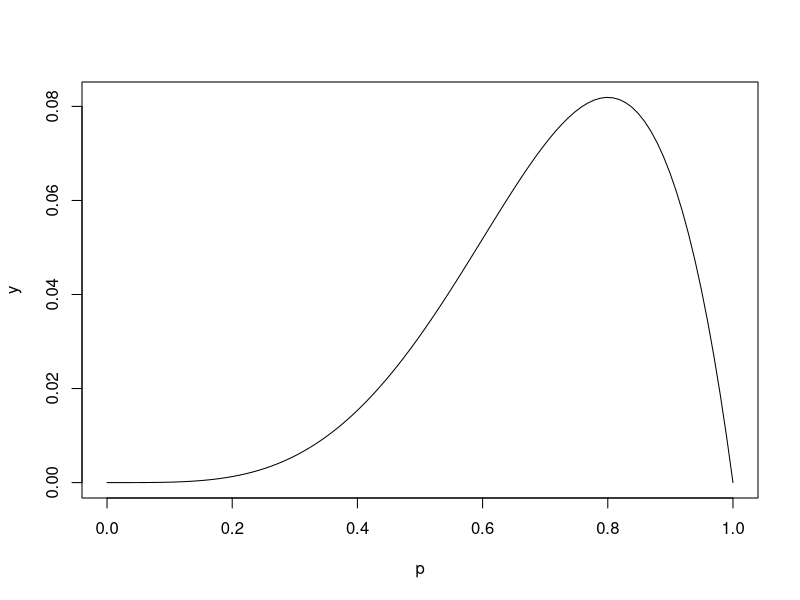
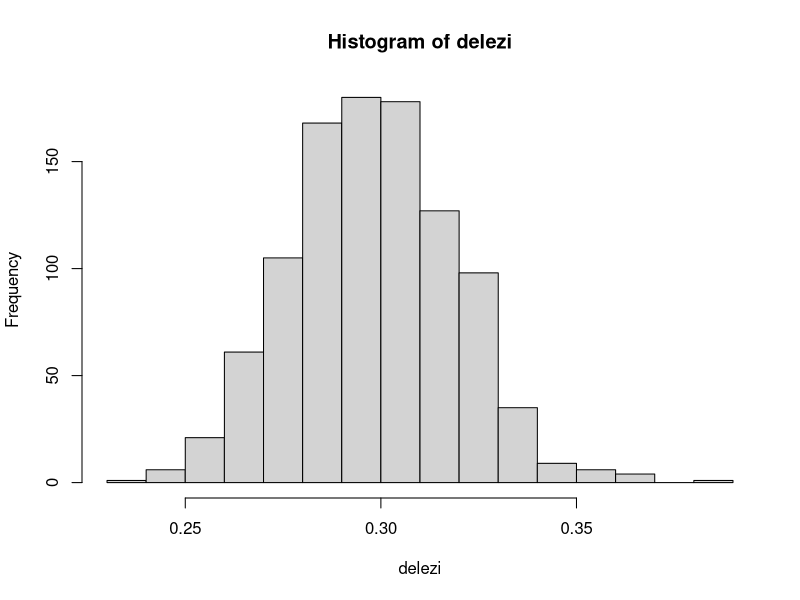
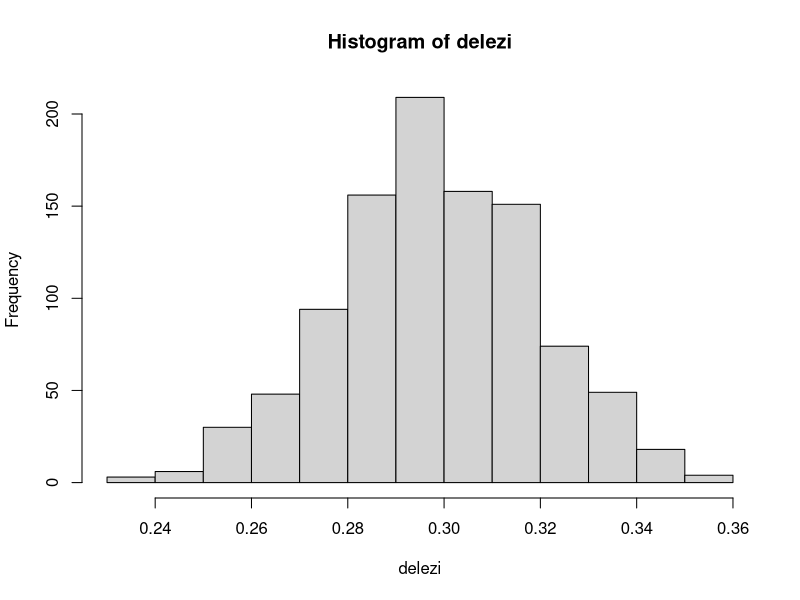
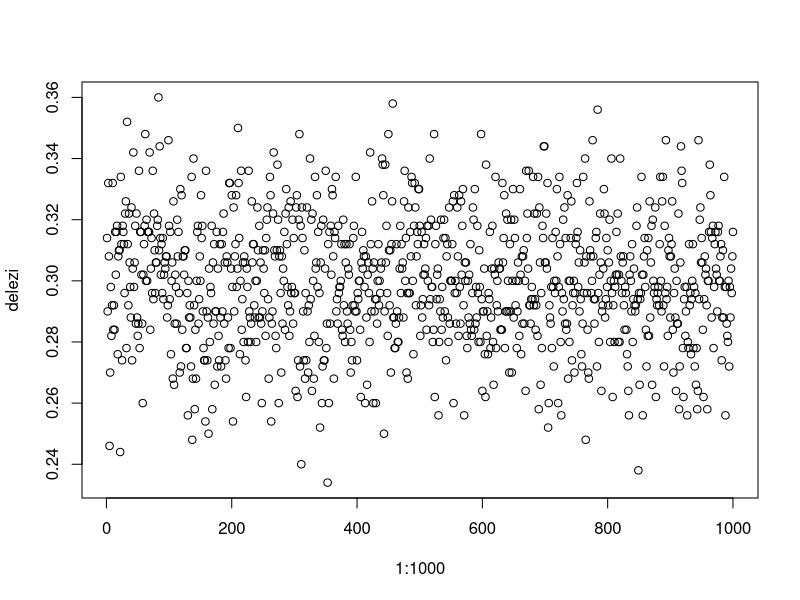
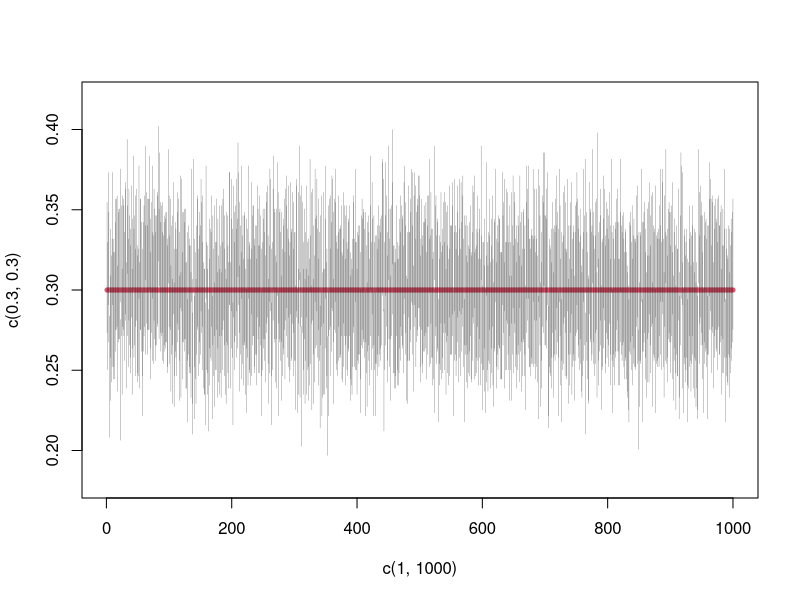

Generate these figures, in order, with R:
## ---- chunk 1
p <- seq(0,1,length=100) #za 100 vrednosti med 0 in 1
y <- p^4*(1-p) #za vsako vrednost izracunam verjetnost
plot(p,y,type="l") #narisem in povezem s krivuljo
## ---- chunk 2
# 1. nacin
pon <- 1000
N = 500
d <- rbinom(N*pon,size=1,prob=0.3)
mean(d)
m <- matrix(d,ncol=pon)
delezi <- apply(m,2,mean)
mean(delezi)
sd(delezi)
hist(delezi)
# 2. nacin
d <- runif(N*pon)
d[d<=0.3] <- 0
d[d>0.3] <- 1
d <- 1-d
mean(d)
m <- matrix(d,ncol=pon)
delezi <- apply(m,2,mean)
mean(delezi)
sd(delezi)
var(delezi) #teoreticna 0.3*0.7 / 500
0.3*0.7/1000
hist(delezi)
plot(1:1000,delezi)
## ---- chunk 3
std_napaka_ocene <- sqrt(delezi *(1-delezi) / 500)
IZ_sp_meje <- delezi - 1.96 * std_napaka_ocene
IZ_zg_meje <- delezi + 1.96 * std_napaka_ocene
count <- 0
plot(c(1,1000),c(0.3,0.3),type="l",col=2,lwd=5)
for (i in 1:1000){
  lines(c(i,i),c(IZ_sp_meje[i],IZ_zg_meje[i]),lwd=0.2)
  if (IZ_sp_meje[i] <= 0.3){
    if (IZ_zg_meje[i]>= 0.3){
      count = count + 1
    }
  }
}
count / 1000
